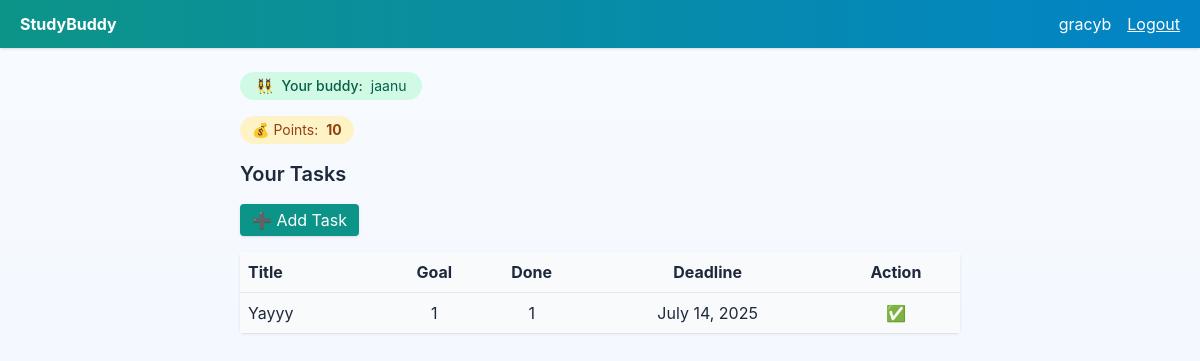
Screenshot of / (signed in) with the database file from the repository.
### checkins/models.py (models this page shows, shortened)
class Task(models.Model):
    owner = models.ForeignKey(User, on_delete=models.CASCADE)
    title = models.CharField(max_length=120)
    deadline = models.DateField()
    pomodoro_goal = models.PositiveIntegerField(default=1)
    pomodoro_done = models.PositiveIntegerField(default=0)
    completed = models.BooleanField(default=False)

### checkins/views.py (the view)
# urls.py: path('', views.dashboard, name='home'),
@login_required
def dashboard(request):
    tasks = Task.objects.filter(owner=request.user).order_by('deadline')
    buddy_row = Buddy.objects.filter(
        Q(user=request.user) | Q(buddy=request.user)
    ).select_related('user', 'buddy').first()
    credit = RewardLedger.objects.filter(creditor=request.user).aggregate(Sum('points'))['points__sum'] or 0
    debit  = RewardLedger.objects.filter(debtor=request.user).aggregate(Sum('points'))['points__sum']  or 0
    net_points = credit - debit
    buddy_user = None
    if buddy_row:
        buddy_user = buddy_row.buddy if buddy_row.user == request.user else buddy_row.user
    return render(
        request,
        'checkins/dashboard.html',
        {'tasks': tasks, 'buddy_user': buddy_user,'net_points': net_points,}
    )

### checkins/templates/checkins/dashboard.html (shortened to what this page needs)
{% extends 'checkins/base.html' %}
{% block content %}
{% if buddy_user %}
<p class="mb-4">
    <span class="inline-flex items-center gap-2 bg-emerald-100 text-emerald-800 px-4 py-1 rounded-full text-sm">
      👯‍♀️ <span class="font-medium">Your buddy:</span> {{ buddy_user.username }}
    </span>
  </p>
<p class="mb-4">
    <span class="inline-flex items-center gap-2 px-3 py-1 rounded-full text-sm
                 {% if net_points >= 0 %}
                   bg-amber-100 text-amber-800
                 {% else %}
                   bg-rose-100 text-rose-700
                 {% endif %}">
      💰 Points: <strong>{{ net_points }}</strong>
    </span>
  </p>
{% else %}
  <p class="mb-4">
    You don’t have a study buddy yet.
    <a href="{% url 'invite_buddy' %}" class="underline text-blue-600">Invite one</a>
  </p>
{% endif %}
<h2 class="text-xl font-semibold mb-4">Your Tasks</h2>
<a href="{% url 'add_task' %}"
   class="inline-block bg-teal-600 text-white px-3 py-1 rounded shadow hover:shadow-lg transition">
  ➕ Add Task
</a>
<table class="mt-4 w-full bg-white shadow rounded">
  <thead class="bg-gray-100 font-semibold text-left">
    <tr>
      <th class="p-2">Title</th>
      <th class="text-center">Goal</th>
      <th class="text-center">Done</th>
      <th class="text-center">Deadline</th>
      <th class="text-center">Action</th>
    </tr>
  </thead>
  <tbody>
  {% for t in tasks %}
  <tr class="border-t odd:bg-gray-50 hover:bg-sky-50 {% if t.completed %}bg-green-50{% endif %}">
      <td class="p-2">{{ t.title }}</td>
      <td class="text-center">{{ t.pomodoro_goal }}</td>
      <td class="text-center">{{ t.pomodoro_done }}</td>
      <td class="text-center">{{ t.deadline }}</td>
      <td class="text-center">
        {% if not t.completed %}
          <a href="{% url 'start_pomodoro' t.id %}"
             class="text-blue-600 underline">Start</a>
          |
          <a href="{% url 'complete_task' t.id %}"
             class="text-green-600 underline">Mark Done</a>
        {% else %}
          ✅
        {% endif %}
      </td>
    </tr>
  {% empty %}
    <tr><td colspan="5" class="p-3">No tasks yet.</td></tr>
  {% endfor %}
  </tbody>
</table>
{% endblock %}

### checkins/templates/checkins/base.html (shortened to what this page needs)
{% load static %}
<!DOCTYPE html>
<html lang="en">
<head>
  <script src="https://cdn.tailwindcss.com"></script>
  <link rel="stylesheet" href="{% static 'css/style.css' %}">
</head>
<body class="studybuddy">
  <nav class="bg-gradient-to-r from-teal-600 to-sky-600 text-white px-5 py-3 flex justify-between shadow">
    <span class="font-bold">StudyBuddy</span>
    {% if user.is_authenticated %}
      <div class="flex items-center gap-4">
        <span>{{ user.username }}</span>
        <form action="{% url 'logout' %}" method="post">
          <button class="underline hover:opacity-80">Logout</button>
        </form>
      </div>
    {% endif %}
  </nav>
  <main class="p-6 max-w-3xl mx-auto fade">
    {% block content %}{% endblock %}
  </main>
</body>

### static/css/style.css (style rules this page uses)
.studybuddy { --sb-teal: #14b8a6; --sb-sky: #0ea5e9; --sb-rose: #f43f5e; --sb-amber:#f59e0b; --sb-bg1: #f8fbff; --sb-bg2: #eef6ff; background: linear-gradient(180deg, var(--sb-bg1) 0%, var(--sb-bg2) 100%); min-height: 100vh; font-family: 'Inter', system-ui, -apple-system, BlinkMacSystemFont, sans-serif; color: #1e293b; }
.studybuddy table tr:nth-child(odd) { background: #f9fafb; }
.studybuddy .fade { animation: fadeInUp 0.35s ease both; }

### rows the page displays
Task: title "Yayyy", pomodoro_goal "1", pomodoro_done "1", deadline "July 14, 2025"

### other values shown
{{ user.username }} "gracyb"
{{ buddy_user.username }} "jaanu"
{{ net_points }} "10"
